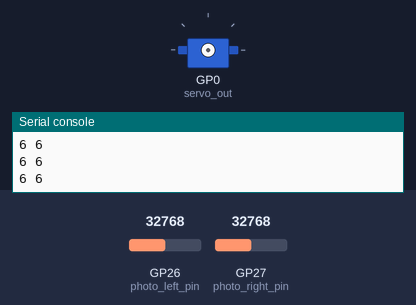
This program was run on a simulated Raspberry Pi Pico running MicroPython. On the bench: servo, the last lines printed to the serial console. The test bench sets the inputs (shaded band); at power-on: GP26 (photo_left_pin) = 32768, GP27 (photo_right_pin) = 32768 (analog values on the 0–65535 scale). Servo angles are drawn from the pulse width (0.5 ms = 0°, 2.5 ms = 180°).

Above: at 1.2 s.
1.3 s: GP26 (photo_left_pin) set to 34464
2.8 s: GP26 (photo_left_pin) set to 36128
At 3.4 s:
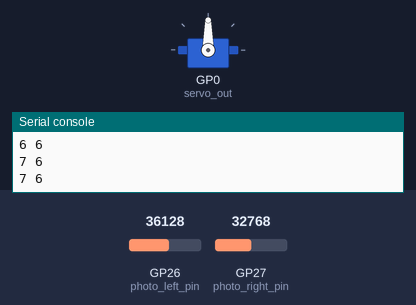
5.8 s: GP27 (photo_right_pin) set to 34288
8.8 s: GP27 (photo_right_pin) set to 35504
At 9.7 s:
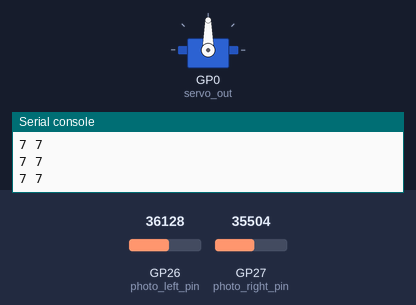
10.3 s: GP26 (photo_left_pin) set to 32767
At 13.2 s:
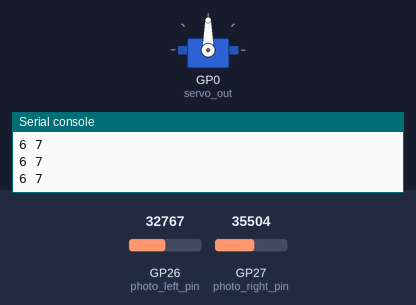
13.3 s: GP27 (photo_right_pin) set to 32767
At 14.4 s:
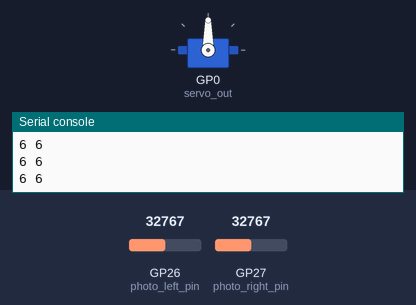
Timing chart, 0 to 15.8 s (numbered marks = the images above; inputs shaded):
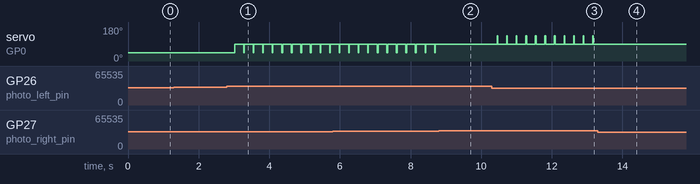

The program:

Machine_version.py
```python
#imports
import machine
from machine import Pin, PWM
import time

#global variables
photo_left_pin = machine.ADC(26) #photoresistors quantify brightness
photo_right_pin = machine.ADC(27)
servo_out = PWM(Pin(0))
servo_out.freq(50)

#functions
"""Photoresistor functions"""
def downstep(photo_pin): #scales down photoresistor output
    #print(photo_pin)
    return photo_pin // 5000

def balance(left: int, right:int): #determines which side receives more light
    diff = right - left
    if diff < 0:
        return "L"
    elif diff > 0:
        return "R"
    else:
        return "C"

"""servo functions"""
def set_servo(mode: int): #sets the mode of the servo
    servo_out.duty_u16(mode)

def spinner(x): #determines how to spin the servo
    forward = 6553
    stop = 4915
    reverse = 3277

    if x == "R":
        set_servo(forward)
        time.sleep_ms(20)
        set_servo(stop)
    elif x == "L":
        set_servo(reverse)
        time.sleep_ms(20)
        set_servo(stop)
    else:
        pass

#main
while True:
    time.sleep(0.25)
    left_raw = photo_left_pin.read_u16()
    right_raw = photo_right_pin.read_u16()

    left_real = downstep(left_raw)
    right_real = downstep(right_raw)

    print(left_real, right_real)
    spinner(balance(left_real, right_real))
```

Measured:
- the behaviour switches between 34992 and 35008 on GP26 (photo_left_pin) (found by bisection; images 0 and 1)
- the behaviour switches between 34992 and 35008 on GP27 (photo_right_pin) (found by bisection; images 1 and 2)
- after the input at 2.8 s, servo on GP0 (servo_out): alternates 90° for 0.25 s and 45° for 0.02 s, starting after 0.22 s
- after the input at 8.8 s, servo on GP0 (servo_out): stops changing and stays 90°
- after the input at 10.3 s, servo on GP0 (servo_out): alternates 135° for 0.02 s and 90° for 0.25 s, starting after 0.15 s
- after the input at 13.3 s, servo on GP0 (servo_out): stops changing and stays 90°
